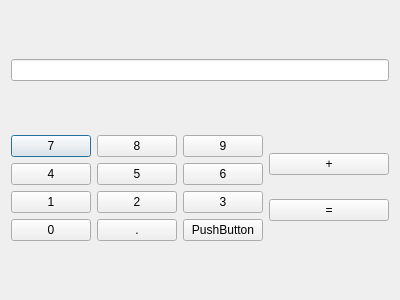
<?xml version="1.0" encoding="UTF-8"?>
<ui version="4.0">
 <class>Calculaora</class>
 <widget class="QDialog" name="Calculaora">
  <property name="geometry">
   <rect>
    <x>0</x>
    <y>0</y>
    <width>400</width>
    <height>300</height>
   </rect>
  </property>
  <property name="windowTitle">
   <string>Dialog</string>
  </property>
  <layout class="QVBoxLayout" name="verticalLayout_2">
   <item>
    <widget class="QLineEdit" name="display"/>
   </item>
   <item>
    <layout class="QHBoxLayout" name="horizontalLayout">
     <item>
      <layout class="QGridLayout" name="gridLayout">
       <item row="0" column="0">
        <widget class="QPushButton" name="btn_7">
         <property name="text">
          <string>7</string>
         </property>
        </widget>
       </item>
       <item row="0" column="1">
        <widget class="QPushButton" name="btn_8">
         <property name="text">
          <string>8</string>
         </property>
        </widget>
       </item>
       <item row="0" column="2">
        <widget class="QPushButton" name="btn_9">
         <property name="text">
          <string>9</string>
         </property>
        </widget>
       </item>
       <item row="1" column="0">
        <widget class="QPushButton" name="btn_4">
         <property name="text">
          <string>4</string>
         </property>
        </widget>
       </item>
       <item row="1" column="1">
        <widget class="QPushButton" name="btn_5">
         <property name="text">
          <string>5</string>
         </property>
        </widget>
       </item>
       <item row="1" column="2">
        <widget class="QPushButton" name="btn_6">
         <property name="text">
          <string>6</string>
         </property>
        </widget>
       </item>
       <item row="2" column="0">
        <widget class="QPushButton" name="btn_1">
         <property name="text">
          <string>1</string>
         </property>
        </widget>
       </item>
       <item row="2" column="1">
        <widget class="QPushButton" name="btn_2">
         <property name="text">
          <string>2</string>
         </property>
        </widget>
       </item>
       <item row="2" column="2">
        <widget class="QPushButton" name="btn_3">
         <property name="text">
          <string>3</string>
         </property>
        </widget>
       </item>
       <item row="3" column="0">
        <widget class="QPushButton" name="btn_0">
         <property name="text">
          <string>0</string>
         </property>
        </widget>
       </item>
       <item row="3" column="1">
        <widget class="QPushButton" name="btn_dot">
         <property name="text">
          <string>.</string>
         </property>
        </widget>
       </item>
       <item row="3" column="2">
        <widget class="QPushButton" name="pushButton_10">
         <property name="text">
          <string>PushButton</string>
         </property>
        </widget>
       </item>
      </layout>
     </item>
     <item>
      <layout class="QVBoxLayout" name="verticalLayout">
       <item>
        <widget class="QPushButton" name="btnMas">
         <property name="text">
          <string>+</string>
         </property>
        </widget>
       </item>
       <item>
        <widget class="QPushButton" name="btnIgual">
         <property name="text">
          <string>=</string>
         </property>
        </widget>
       </item>
      </layout>
     </item>
    </layout>
   </item>
  </layout>
 </widget>
 <resources/>
 <connections/>
</ui>
